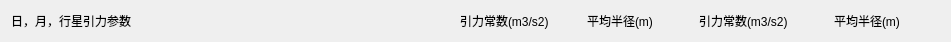
        <widget class="QWidget" name="horizontalLayoutWidget_6">
         <property name="geometry">
          <rect>
           <x>0</x>
           <y>140</y>
           <width>951</width>
           <height>22</height>
          </rect>
         </property>
         <layout class="QHBoxLayout" name="horizontalLayout_6">
          <item>
           <widget class="QLabel" name="label_8">
            <property name="enabled">
             <bool>true</bool>
            </property>
            <property name="sizePolicy">
             <sizepolicy hsizetype="Preferred" vsizetype="Preferred">
              <horstretch>0</horstretch>
              <verstretch>0</verstretch>
             </sizepolicy>
            </property>
            <property name="text">
             <string>&lt;html&gt;&lt;head/&gt;&lt;body&gt;&lt;p&gt;日，月，行星引力参数&lt;/p&gt;&lt;/body&gt;&lt;/html&gt;</string>
            </property>
           </widget>
          </item>
          <item>
           <spacer name="horizontalSpacer_50">
            <property name="orientation">
             <enum>Qt::Horizontal</enum>
            </property>
            <property name="sizeType">
             <enum>QSizePolicy::Fixed</enum>
            </property>
            <property name="sizeHint" stdset="0">
             <size>
              <width>176</width>
              <height>20</height>
             </size>
            </property>
           </spacer>
          </item>
          <item>
           <widget class="QLabel" name="label_11">
            <property name="sizePolicy">
             <sizepolicy hsizetype="Fixed" vsizetype="Preferred">
              <horstretch>0</horstretch>
              <verstretch>0</verstretch>
             </sizepolicy>
            </property>
            <property name="text">
             <string>引力常数(m3/s2)</string>
            </property>
           </widget>
          </item>
          <item>
           <spacer name="horizontalSpacer_21">
            <property name="orientation">
             <enum>Qt::Horizontal</enum>
            </property>
            <property name="sizeType">
             <enum>QSizePolicy::Fixed</enum>
            </property>
            <property name="sizeHint" stdset="0">
             <size>
              <width>32</width>
              <height>20</height>
             </size>
            </property>
           </spacer>
          </item>
          <item>
           <widget class="QLabel" name="label_12">
            <property name="sizePolicy">
             <sizepolicy hsizetype="Fixed" vsizetype="Preferred">
              <horstretch>0</horstretch>
              <verstretch>0</verstretch>
             </sizepolicy>
            </property>
            <property name="text">
             <string>平均半径(m)</string>
            </property>
           </widget>
          </item>
          <item>
           <spacer name="horizontalSpacer_12">
            <property name="orientation">
             <enum>Qt::Horizontal</enum>
            </property>
            <property name="sizeType">
             <enum>QSizePolicy::Ignored</enum>
            </property>
            <property name="sizeHint" stdset="0">
             <size>
              <width>40</width>
              <height>20</height>
             </size>
            </property>
           </spacer>
          </item>
          <item>
           <widget class="QLabel" name="label_9">
            <property name="enabled">
             <bool>true</bool>
            </property>
            <property name="sizePolicy">
             <sizepolicy hsizetype="Fixed" vsizetype="Preferred">
              <horstretch>0</horstretch>
              <verstretch>0</verstretch>
             </sizepolicy>
            </property>
            <property name="text">
             <string>&lt;html&gt;&lt;head/&gt;&lt;body&gt;&lt;p&gt;引力常数(m3/s2)&lt;/p&gt;&lt;/body&gt;&lt;/html&gt;</string>
            </property>
           </widget>
          </item>
          <item>
           <spacer name="horizontalSpacer_23">
            <property name="orientation">
             <enum>Qt::Horizontal</enum>
            </property>
            <property name="sizeType">
             <enum>QSizePolicy::Fixed</enum>
            </property>
            <property name="sizeHint" stdset="0">
             <size>
              <width>40</width>
              <height>20</height>
             </size>
            </property>
           </spacer>
          </item>
          <item>
           <widget class="QLabel" name="label_13">
            <property name="sizePolicy">
             <sizepolicy hsizetype="Fixed" vsizetype="Preferred">
              <horstretch>0</horstretch>
              <verstretch>0</verstretch>
             </sizepolicy>
            </property>
            <property name="text">
             <string>平均半径(m)</string>
            </property>
           </widget>
          </item>
          <item>
           <spacer name="horizontalSpacer_24">
            <property name="orientation">
             <enum>Qt::Horizontal</enum>
            </property>
            <property name="sizeType">
             <enum>QSizePolicy::Fixed</enum>
            </property>
            <property name="sizeHint" stdset="0">
             <size>
              <width>40</width>
              <height>20</height>
             </size>
            </property>
           </spacer>
          </item>
         </layout>
        </widget>
